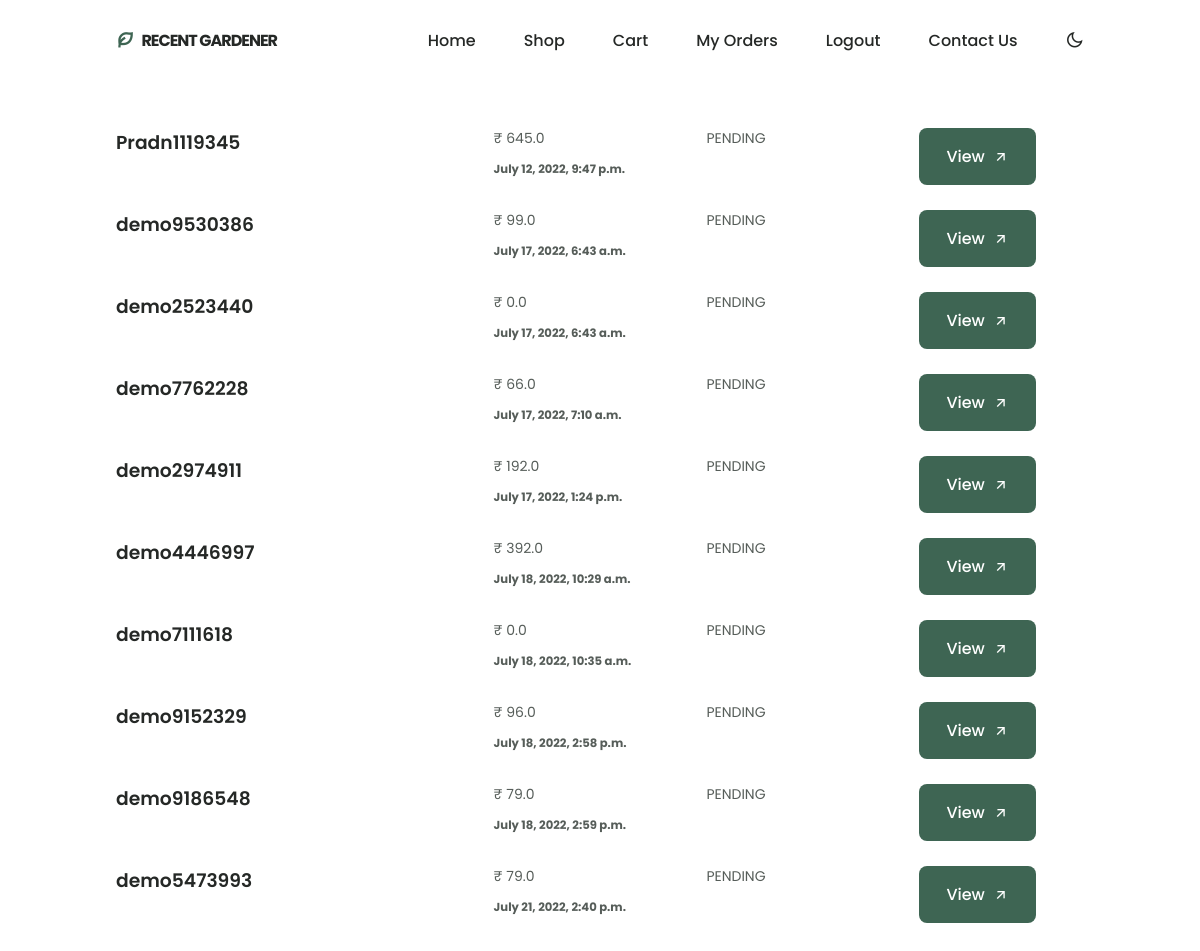
Before: /my-orders (signed in) with the older database file.
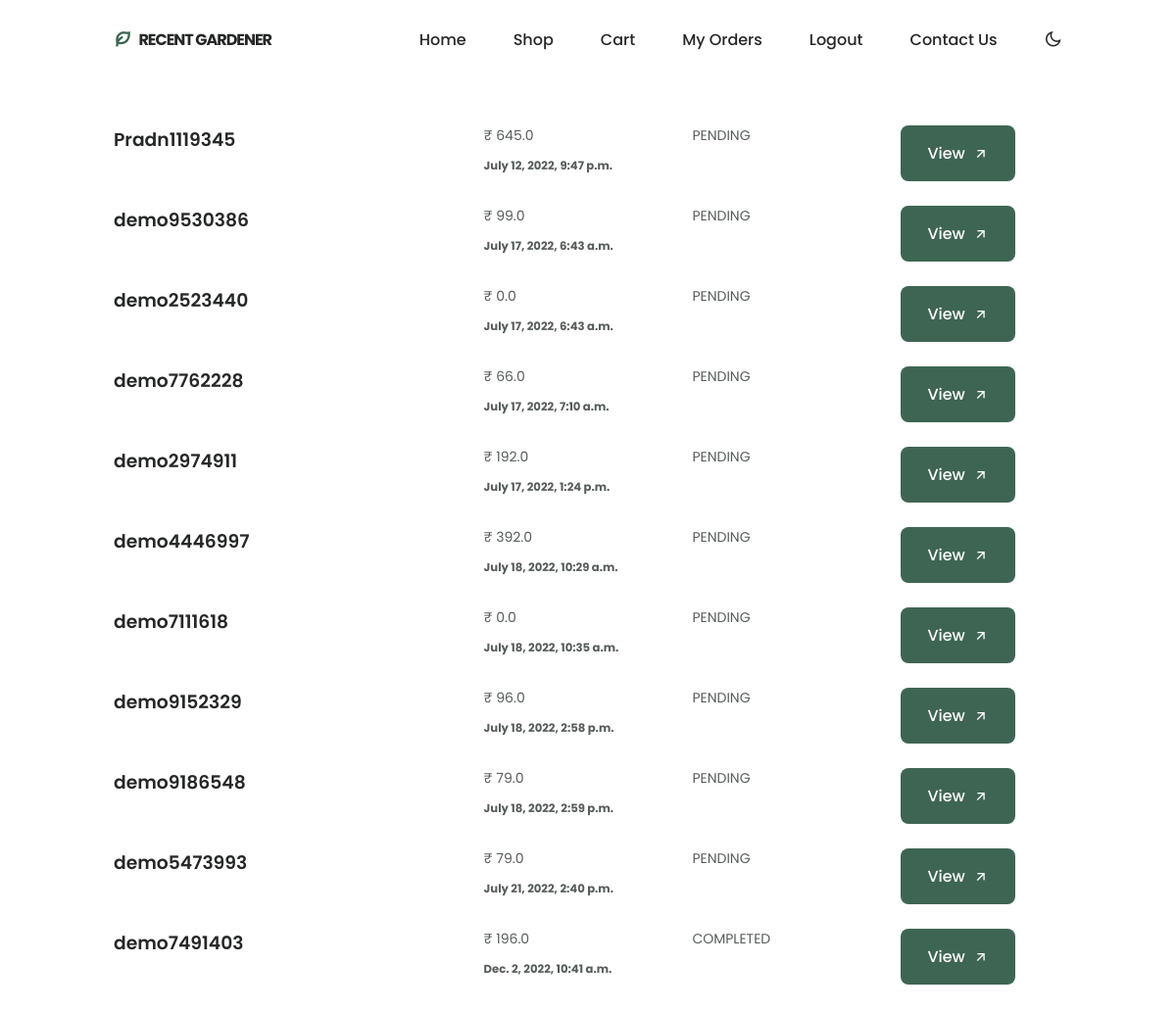
After: the same page with the newer database file.
### plantswebsite/models.py (models this page shows, shortened)
class Order(models.Model):
    user = models.ForeignKey(User, on_delete=models.CASCADE)
    fname = models.CharField(max_length=150, null=False)
    lname = models.CharField(max_length=150, null=False)
    email = models.CharField(max_length=150, null=False)
    phone = models.CharField(max_length=150, null=False)
    address = models.TextField(null=False)
    city = models.CharField(max_length=150, null=False)
    state = models.CharField(max_length=150, null=False)
    country = models.CharField(max_length=150, null=False)
    pincode = models.CharField(max_length=150, null=False)
    total_price = models.FloatField(null=False)
    payment_mode = models.CharField(max_length=150, null=False)
    payment_id = models.CharField(max_length=250, null=True,blank=True)
    orderstatus = (
        ('PENDING','PENDING'),
        ('OUT FOR SHIPPING','OUT FOR SHIPPING'),
        ('COMPLETED','COMPLETED'),
    )
    status = models.CharField(choices=orderstatus, max_length=150, default='PENDING')
    message = models.TextField(blank=True, null=True)
    tracking_number = models.CharField(max_length=150, blank=True, null=True)
    created_at = models.DateTimeField(auto_now_add=True)
    updated_at = models.DateTimeField(auto_now=True)

### plantswebsite/views.py (the view)
# urls.py: path('my-orders', views.orders, name="myorders"),
@login_required(login_url='login')
def orders(request):
    userOrders = Order.objects.filter(user=request.user)
    context = {"userOrders":userOrders}
    return render(request, "plantswebsite/userorders.html", context)

### plants/context_processors.py (called while the page is built)
def project_context(request):
    context = {
        'me': LandingScreen.objects.first(),
    }
    return context

### plantswebsite/templates/plantswebsite/userorders.html (shortened to what this page needs)
{% extends 'plantswebsite/base.html' %}
{% load static %}
{% block content %}
<section class="myordersdata section container" id="viewmyorders">
    {% if userOrders %}
        {% for order in userOrders %}
        <div class="footer__container container grid product_data">
            <div class="footer_content">
                <h3>{{ order.tracking_number }}</h3>
            </div>
            <div class="footer_content">
                <ul class="footer__data">
                    <li class="footer__information">₹ {{ order.total_price }}</li>
                    <li class="footer__information"><h5>{{ order.created_at }}</h5></li>
                </ul>
            </div>
            <div class="footer_content">
                <ul class="footer__data">
                    <li class="footer__information">
                        {{ order.status }}
                    </li>
                </ul>
            </div>
            <div class="footer_content">
                <div class="footer_cards">
                    <a href="{% url 'plantswebsite:viewuserorders' order.tracking_number %}" class="button button--flex">
                        View <i class="ri-arrow-right-up-line button__icon"></i>
                    </a>
                </div>
            </div>
        </div>
        {% endfor %}
    {% else %}
        <h4 class="section__title-center">My Orders is Empty!</h4>
        </br>
        <h5 class="section__title-center">Get Started! <a href="{% url 'plantswebsite:shop' %}" class="footer__logo-icon"> Shop Now.</a></h5>
    {% endif %}
</section>
{%endblock%}

Changed rows visible on the page:
added Order: tracking_number "demo7491403", total_price "196.0", created_at "Dec. 2, 2022, 10:41 a.m.", status "COMPLETED"
